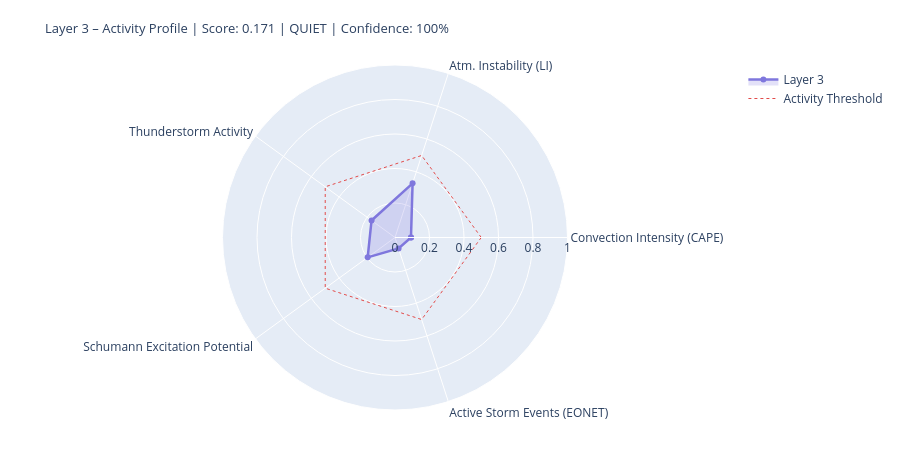

Write notebook code for a chart like this one.
### Markdown cell above
---
## 4. State Assessment & Handoff to Layer 4/5

### Code cell
# ============================================================
# LAYER-3-SCORE
# Five dynamic components
# ============================================================

def norm(v, lo, hi):
    if v is None or (isinstance(v, float) and math.isnan(v)): return None
    return round(max(0.0, min(1.0, (v - lo) / (hi - lo))), 4)

# --- 1) Convection intensity (global CAPE mean) ---
cape_mean = df_atm['cape'].dropna().mean() if not df_atm.empty else None
conv_score = norm(cape_mean, 0, 3000)
conv_src   = 'primary' if cape_mean is not None else 'missing'

# --- 2) Atmospheric instability (LI mean) ---
li_mean   = df_atm['li'].dropna().mean() if not df_atm.empty else None
# Negative LI = unstable → higher score
instab_score = norm(-li_mean if li_mean is not None else None, -6, 6)
instab_src   = 'primary' if li_mean is not None else 'missing'

# --- 3) Thunderstorm activity (mean thunder score + WMO count) ---
thunder_mean = df_atm['thunder_score'].mean() if not df_atm.empty else None
n_thunder    = int(df_atm['thunderstorm'].sum()) if not df_atm.empty else 0
thunder_score_val = norm(
    (thunder_mean or 0) * 0.7 + n_thunder * 0.1, 0, 1.0
) if thunder_mean is not None else None
thunder_src = 'primary'

# --- 4) Schumann excitation potential (weighted Schumann contribution) ---
schumann_pot = df_atm['schumann_contribution'].mean() if not df_atm.empty else None
# Boosted by Layer-2 thunderstorm trigger
if schumann_pot is not None and l2_thunder:
    schumann_pot = min(1.0, schumann_pot * 1.2)
schumann_score = norm(schumann_pot, 0, 1.0) if schumann_pot is not None else None
schumann_src   = 'derived'

# --- 5) Storm activity (NASA EONET) ---
# Distinction: None = data not loaded, 0.0 = loaded but no events
storm_score = None
storm_src   = 'missing'
if raw.get('storms') is not None:          # API reached successfully
    storm_score = norm(len(storm_events), 0, 30) if storm_events else 0.0
    storm_src   = 'primary'

# X-Ray and Kp: context only, not in dynamic score
# (X-Ray = Layer-0/4 driver; Kp = geomagnetic index, not a lightning proxy)
xray_context = None
if raw.get('xray'):
    df_xc = pd.DataFrame(raw['xray'])
    fc = next((c for c in df_xc.columns
               if any(k in c.lower() for k in ['flux','long']) and 'time' not in c.lower()),
              df_xc.columns[1])
    df_xc[fc] = pd.to_numeric(df_xc[fc], errors='coerce')
    xray_last = df_xc[fc].dropna().iloc[-1] if not df_xc[fc].dropna().empty else None
    if xray_last:
        xray_class = ('X' if xray_last>=1e-4 else 'M' if xray_last>=1e-5
                      else 'C' if xray_last>=1e-6 else 'B')
        xray_context = {'flux': float(xray_last), 'class': xray_class}
        print(f'X-Ray context: {xray_class}-class ({xray_last:.2e} W/m²)')

# --- Aggregate ---
COMPONENTS = {
    'Convection Intensity (CAPE)':  {'score': conv_score,       'source': conv_src,    'dynamic': True},
    'Atm. Instability (LI)':         {'score': instab_score,     'source': instab_src,  'dynamic': True},
    'Thunderstorm Activity':              {'score': thunder_score_val, 'source': thunder_src, 'dynamic': True},
    'Schumann Excitation Potential':   {'score': schumann_score,   'source': schumann_src,'dynamic': True},
    'Active Storm Events (EONET)': {'score': storm_score,      'source': storm_src,   'dynamic': True},
}

available   = {k: v['score'] for k, v in COMPONENTS.items() if v['score'] is not None}
unavailable = [k for k, v in COMPONENTS.items() if v['score'] is None]
layer3_score = round(sum(available.values()) / len(available), 4) if available else None
confidence   = round(len(available) / len(COMPONENTS), 2)
level = ('unknown' if layer3_score is None
         else 'quiet'   if layer3_score < 0.3
         else 'moderate' if layer3_score < 0.6
         else 'active')
dominant_l3 = max(available, key=available.get) if available else 'none'

# --- Ausgabe ---
W = 68
print('=' * W)
print('LAYER 3 – ATMOSPHERE / WEATHER / THUNDERSTORMS – STATE ASSESSMENT')
print('=' * W)
for name, comp in COMPONENTS.items():
    s = comp['score']
    if s is not None:
        bar = '█' * int(s * 20) + '░' * (20 - int(s * 20))
        print(f'  {name:<36} {bar}  {s:.3f}  [{comp["source"]}]')
    else:
        print(f'  {name:<36} {"─" * 20}  n/a   [missing]')
print('-' * W)
print(f'  Score:        {layer3_score:.3f}  ({len(available)}/{len(COMPONENTS)} components)')
print(f'  Confidence:   {confidence:.0%}')
print(f'  Level:        {level.upper()}')
print(f'  Dominant:     {dominant_l3}')
print(f'  CAPE mean:    {cape_mean:.0f} J/kg' if cape_mean else '  CAPE mean:    n/a')
print(f'  LI mean:      {li_mean:.1f} K' if li_mean is not None else '  LI mean:      n/a')
print(f'  Thunderstorms:{n_thunder} points (WMO)  +  {len(storm_events)} NASA EONET')
print('=' * W)

# Radar
cats   = list(available.keys())
vals_r = list(available.values())
if len(cats) >= 3:
    fig = go.Figure()
    fig.add_trace(go.Scatterpolar(
        r=vals_r + [vals_r[0]], theta=cats + [cats[0]],
        fill='toself', fillcolor='rgba(127,119,221,0.22)',
        line=dict(color='#7F77DD', width=2.5), name='Layer 3'
    ))
    fig.add_trace(go.Scatterpolar(
        r=[0.5] * (len(cats)+1), theta=cats + [cats[0]],
        line=dict(color='#E24B4A', dash='dot', width=1),
        mode='lines', name='Activity Threshold'
    ))
    fig.update_layout(
        title=dict(
            text=f'Layer 3 – Activity Profile | Score: {layer3_score:.3f} | {level.upper()} | Confidence: {confidence:.0%}',
            font=dict(size=13)
        ),
        polar=dict(radialaxis=dict(visible=True, range=[0, 1])),
        height=450, showlegend=True,
        margin=dict(l=60, r=60, t=65, b=40)
    )
    fig.show()

### Figure 1 — Plotly figure (JSON) as saved in the notebook; plotly's stock layout.template omitted (floating-point values rounded to 4 significant figures)
{"data": [{"fill": "toself", "fillcolor": "rgba(127,119,221,0.22)", "line": {"color": "#7F77DD", "width": 2.5}, "name": "Layer 3", "r": [0.0927, 0.33, 0.168, 0.1958, 0.0667, 0.0927], "theta": ["Convection Intensity (CAPE)", "Atm. Instability (LI)", "Thunderstorm Activity", "Schumann Excitation Potential", "Active Storm Events (EONET)", "Convection Intensity (CAPE)"], "type": "scatterpolar"}, {"line": {"color": "#E24B4A", "dash": "dot", "width": 1}, "mode": "lines", "name": "Activity Threshold", "r": [0.5, 0.5, 0.5, 0.5, 0.5, 0.5], "theta": ["Convection Intensity (CAPE)", "Atm. Instability (LI)", "Thunderstorm Activity", "Schumann Excitation Potential", "Active Storm Events (EONET)", "Convection Intensity (CAPE)"], "type": "scatterpolar"}], "layout": {"height": 450, "margin": {"b": 40, "l": 60, "r": 60, "t": 65}, "polar": {"radialaxis": {"range": [0, 1], "visible": true}}, "showlegend": true, "title": {"font": {"size": 13}, "text": "Layer 3 – Activity Profile | Score: 0.171 | QUIET | Confidence: 100%"}}}
